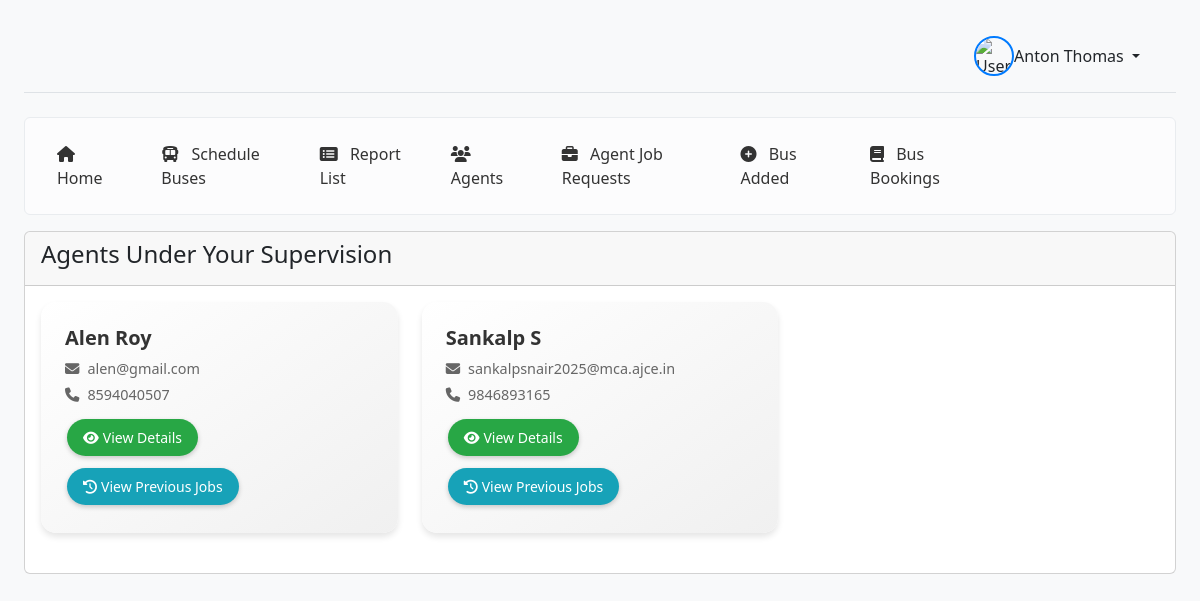
Screenshot of /mod_agentlist/ (signed in) with the database file from the repository.
### home/models.py (models this page shows, shortened)
class Moderator(models.Model):
    USER_TYPE_CHOICES = [
        ('moderator', 'Moderator'),
    ]
    STATUS_CHOICES = [
        ('Pending', 'Pending'),
        ('Approved', 'Approved'),
        ('Rejected', 'Rejected'),
    ]
    moderator_id = models.AutoField(primary_key=True)
    user = models.OneToOneField(Users, on_delete=models.CASCADE)
    first_name = models.CharField(max_length=50)
    last_name = models.CharField(max_length=50)
    mobile = models.CharField(max_length=20, null=True, blank=True)
    email = models.EmailField(verbose_name="email address", max_length=255, unique=True)
    password = models.CharField(max_length=128)
    cv_file = models.FileField(upload_to='media/', null=True, blank=True)  # Use media directory
    gst = models.CharField(max_length=15, null=True, blank=True)
    pan = models.CharField(max_length=10, null=True, blank=True)
    pan_name = models.CharField(max_length=100, null=True, blank=True)
    aadhar = models.CharField(max_length=12, null=True, blank=True)
    company = models.CharField(max_length=100, null=True, blank=True)
    city = models.CharField(max_length=100, null=True, blank=True)
    user_type = models.CharField(max_length=10, choices=USER_TYPE_CHOICES)
    status = models.CharField(max_length=10, choices=STATUS_CHOICES, default='Pending')
    district = models.CharField(max_length=100, blank=True, null=True)
    address = models.TextField(blank=True, null=True)
    profile_image = models.ImageField(upload_to='moderator_profiles/', blank=True, null=True)

class Agent(models.Model):
    STATUS_CHOICES = [
        ('Pending', 'Pending'),
        ('Approved', 'Approved'),
        ('Rejected', 'Rejected'),
    ]
    USER_TYPE_CHOICES = [
        ('agent', 'Agent'),
    ]
    agent_id = models.AutoField(primary_key=True)
    user = models.OneToOneField(Users, on_delete=models.CASCADE, related_name='agent_profile')
    moderator = models.ForeignKey(Moderator, on_delete=models.SET_NULL, null=True, related_name='agents')
    first_name = models.CharField(max_length=50)
    last_name = models.CharField(max_length=50)
    email = models.EmailField(verbose_name="email address", max_length=255, unique=True)
    mobile = models.CharField(max_length=20)
    company = models.CharField(max_length=100)
    location = models.CharField(max_length=100)
    document = models.FileField(upload_to='agent_documents/', null=True, blank=True)
    profile_image = models.ImageField(upload_to='agent_profiles/', null=True, blank=True)
    address = models.TextField(null=True, blank=True)
    city = models.CharField(max_length=100, null=True, blank=True)
    district = models.CharField(max_length=100, null=True, blank=True)
    status = models.CharField(max_length=10, choices=STATUS_CHOICES, default='Pending')
    user_type = models.CharField(max_length=10, choices=USER_TYPE_CHOICES, default='agent')
    created_at = models.DateTimeField(auto_now_add=True)
    updated_at = models.DateTimeField(auto_now=True)

### home/views/views2.py (the view)
# urls.py: path('mod_agentlist/', views2.mod_agentlist, name='mod_agentlist'),
@login_required
def mod_agentlist(request):
    try:
        user = Users.objects.get(id=request.user.id)
        moderator = Moderator.objects.get(user=user)
        agents = Agent.objects.filter(moderator=moderator)
        context = {
            'moderator_name': f"{moderator.first_name} {moderator.last_name}" or f"{user.first_name} {user.last_name}",
            'agents': agents,
        }
        return render(request, 'mod_agentlist.html', context)
    except Users.DoesNotExist:
        context = {'error_message': 'User not found.'}
    except Moderator.DoesNotExist:
        context = {'error_message': 'You are not registered as a moderator.'}
    return render(request, 'mod_agentlist.html', context)

### templates/mod_agentlist.html (shortened to what this page needs)
{% load static %}
<!DOCTYPE html>
<html lang="en">
<head>
    <link href="https://cdn.jsdelivr.net/npm/bootstrap@5.3.0-alpha1/dist/css/bootstrap.min.css" rel="stylesheet">
    <link rel="stylesheet" href="https://cdnjs.cloudflare.com/ajax/libs/font-awesome/6.1.1/css/all.min.css">
</head>
<body>
    <div class="container-fluid">
        <div class="row">
            <main class="col-md-12 px-md-4 main-content">
                <header class="d-flex justify-content-between align-items-center py-3 mb-4 border-bottom">
                    <div class="d-flex align-items-center dropdown">
                        <img src="{% static 'images/spy.gif' %}" alt="User" class="rounded-circle" style="width: 40px; height: 40px; border: 2px solid #007bff;">
                        {% if error_message %}
                            <div class="alert alert-warning">{{ error_message }}</div>
                        {% else %}
                            <span class="me-3 dropdown-toggle" id="dropdownMenuButton" data-bs-toggle="dropdown" aria-expanded="false">
                                {{ moderator_name }}
                            </span>
                        {% endif %}
                    </div>
                </header>
                <div class="alert alert-light d-flex justify-content-end align-items-center" role="alert">
                    <nav class="header-nav">
                        <a class="nav-link" href="{% url 'mod_home' %}">
                            <i class="fas fa-home me-2"></i> Home
                        </a>
                        <a class="nav-link" href="{% url 'mod_sch' %}">
                            <i class="fas fa-bus me-2"></i> Schedule Buses
                        </a>
                        <a class="nav-link" href="{% url 'notifications_report' %}">
                            <i class="fas fa-list-alt me-2"></i> Report List
                        </a>
                        <a class="nav-link" href="{% url 'mod_agentlist' %}">
                            <i class="fas fa-users me-2"></i> Agents
                        </a>
                        <a class="nav-link" href="{% url 'moderator_job_requests' %}">
                            <i class="fas fa-briefcase me-2"></i> Agent Job Requests
                        </a>
                        <a class="nav-link" href="{% url 'buses_added_by_moderator' %}">
                            <i class="fas fa-plus-circle me-2"></i> Bus Added
                        </a>
                        <a class="nav-link " href="{% url 'view_bus_bookings' %}">
                            <i class="fas fa-book me-2"></i> Bus Bookings
                        </a>
                    </nav>
                </div>
            <div class="row">
                <div class="col-md-12">
                    <div class="card">
                        <div class="card-header">
                            <h4>Agents Under Your Supervision</h4>
                        </div>
                        <div class="card-body">
                            <div class="row">
                                {% if agents %}
                                    {% for agent in agents %}
                                        <div class="col-md-4 mb-4">
                                            <div class="card agent-card">
                                                <div class="card-body">
                                                    <h5 class="card-title">{{ agent.first_name }} {{ agent.last_name }}</h5>
                                                    <p class="card-text"><i class="fas fa-envelope me-2"></i>{{ agent.email }}</p>
                                                    <p class="card-text"><i class="fas fa-phone me-2"></i>{{ agent.mobile }}</p>
                                                    <div class="button-container">
                                                        <button class="btn btn-primary btn-sm mt-2 view-details animated-btn" data-agent-id="{{ agent.agent_id }}">
                                                            <i class="fas fa-eye me-1"></i>View Details
                                                        </button>
                                                        <button class="btn btn-primary btn-sm mt-2 view-previous-jobs animated-btn" data-agent-id="{{ agent.agent_id }}">
                                                            <i class="fas fa-history me-1"></i>View Previous Jobs
                                                        </button>
                                                    </div>
                                                </div>
                                            </div>
                                        </div>
                                    {% endfor %}
                                {% else %}
                                    <div class="col-md-12">
                                        <p>No agents under your supervision.</p>
                                    </div>
                                {% endif %}
                            </div>
                        </div>
                    </div>
                </div>
            </div>
            </main>
        </div>
    </div>
</body>
</html>

### templates/mod_agentlist.html (style rules this page uses)
body { background-color: #f8f9fa; }
.main-content { padding: 20px; }
.header-nav { display: flex; align-items: center; }
.header-nav .nav-link { position: relative; padding: 0.5rem 1rem; margin-right: 15px; text-decoration: none; color: #333; transition: background-color 0.3s ease, color 0.3s ease; }
header { display: flex; justify-content: space-between; align-items: center; padding: 0 20px; }
header .d-flex { margin-left: auto; }
.alert { display: flex; align-items: center; padding-right: 177px; }
.agent-card { transition: all 0.3s ease; transform: translateY(0); box-shadow: 0 4px 6px rgba(0, 0, 0, 0.1); border: none; border-radius: 15px; overflow: hidden; }
.agent-card .card-body { background: linear-gradient(145deg, #ffffff, #f0f0f0); padding: 1.5rem; }
.agent-card .card-title { color: #333; font-weight: bold; margin-bottom: 0.5rem; }
.agent-card .card-text { color: #666; font-size: 0.9rem; margin-bottom: 0.3rem; }
.agent-card .card-body > * { animation: fadeIn 0.5s ease-out forwards; opacity: 0; }
.agent-card .card-body > *:nth-child(1) { animation-delay: 0.1s; }
.agent-card .card-body > *:nth-child(2) { animation-delay: 0.2s; }
.agent-card .card-body > *:nth-child(3) { animation-delay: 0.3s; }
.animated-btn { background-color: #007bff; border: none; color: white; padding: 8px 16px; text-align: center; text-decoration: none; display: inline-block; font-size: 14px; margin: 4px 2px; transition-duration: 0.3s; cursor: pointer; border-radius: 25px; box-shadow: 0 2px 5px rgba(0, 0, 0, 0.2); position: relative; overflow: hidden; opacity: 0; animation: fadeIn 0.5s ease-out forwards; animation-delay: 0.4s; }
.animated-btn:before { content: ""; position: absolute; top: 50%; left: 50%; width: 0; height: 0; background: rgba(255, 255, 255, 0.2); border-radius: 50%; transform: translate(-50%, -50%); transition: width 0.6s, height 0.6s; }
.animated-btn i { margin-right: 5px; transition: transform 0.3s ease; }
.view-details { background-color: #28a745; }
.view-previous-jobs { background-color: #17a2b8; }

### rows the page displays
Moderator: pan_name "Anton Thomas"
Agent: first_name "Alen", last_name "Roy", email "alen@gmail.com", mobile "8594040507"
Agent: first_name "Sankalp", last_name "S", email "sankalpsnair2025@mca.ajce.in", mobile "9846893165"
